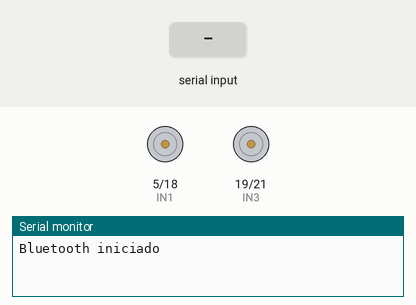
Simulated run of this sketch. Board: ESP32. On the bench: motor-driver pin pairs drawn as motors (green arrow = first pin HIGH = forward, orange = second pin HIGH = backward, longer = more drive), the last lines printed to the serial monitor. The inputs (shaded band) are chosen by the test bench. Nothing arrives over Bluetooth unless stated.

Above: at 1.2 s.
1.3 s: "F" received over the second serial link
At 1.7 s:
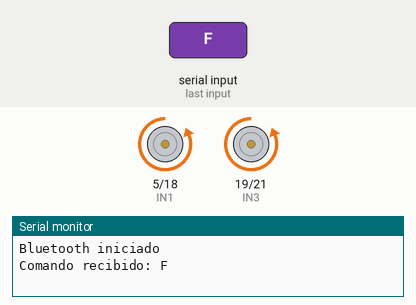
2.8 s: "B" received over the second serial link
At 4.0 s:
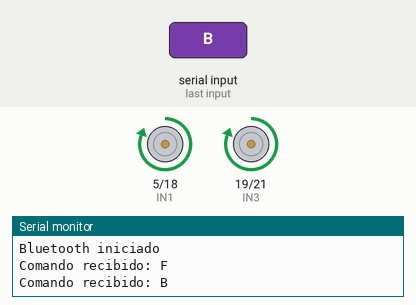
4.3 s: "L" received over the second serial link
At 5.2 s:
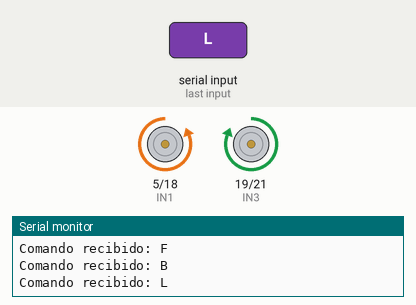
5.8 s: "R" received over the second serial link
At 6.3 s:
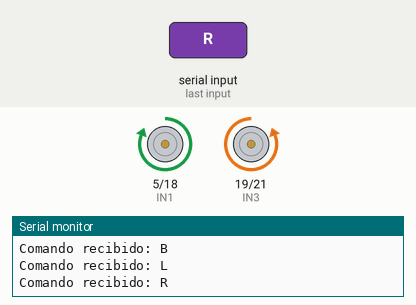
Timing chart, 0 to 8.3 s (numbered marks = the images above; inputs shaded):
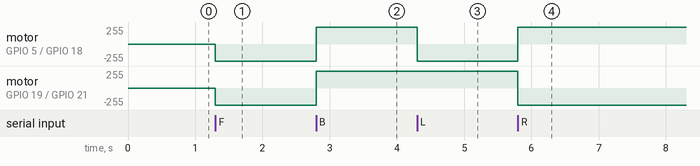

Measured:
- after the input at 1.3 s, motor on GPIO 5 (IN1) / GPIO 18 (IN2), motor on GPIO 19 (IN3) / GPIO 21 (IN4): stopped → backward 255/255 at once
- after the input at 2.8 s, motor on GPIO 5 (IN1) / GPIO 18 (IN2), motor on GPIO 19 (IN3) / GPIO 21 (IN4): backward 255/255 → forward 255/255 at once
- after the input at 4.3 s, motor on GPIO 5 (IN1) / GPIO 18 (IN2): forward 255/255 → backward 255/255 at once
- after the input at 5.8 s, motor on GPIO 5 (IN1) / GPIO 18 (IN2): backward 255/255 → forward 255/255 at once; motor on GPIO 19 (IN3) / GPIO 21 (IN4): forward 255/255 → backward 255/255 at once

The sketch:

RCCONTROL.ino
```cpp
// CODIGO BASE ESP32
#include "BluetoothSerial.h"

//LIBRERIA BLUETOOTH
BluetoothSerial SerialBT;

// ==========================
// PINES PUENTE H
// ==========================

#define IN1 5
#define IN2 18
#define IN3 19
#define IN4 21

// ==========================
// VARIABLE COMANDO
// ==========================

char comando;

// ==========================
// SETUP
// ==========================

void setup() {

  Serial.begin(115200);

  // Configurar pines
  pinMode(IN1, OUTPUT);
  pinMode(IN2, OUTPUT);
  pinMode(IN3, OUTPUT);
  pinMode(IN4, OUTPUT);

  detener();

  // Iniciar Bluetooth
  SerialBT.begin("CarroESP32");

  Serial.println("Bluetooth iniciado");
}

// ==========================
// LOOP
// ==========================

void loop() {

  if (SerialBT.available()) {

    comando = SerialBT.read();

    Serial.print("Comando recibido: ");
    Serial.println(comando);

    switch(comando) {

      case 'F':
        adelante();
        break;

      case 'B':
        atras();
        break;

      case 'L':
        izquierda();
        break;

      case 'R':
        derecha();
        break;

      case 'S':
        detener();
        break;
    }
  }
}

// ==========================
// FUNCIONES MOVIMIENTO
// ==========================

void adelante() {
  //adelante real
  digitalWrite(IN1, LOW);
  digitalWrite(IN2, HIGH);

  digitalWrite(IN3, LOW);
  digitalWrite(IN4, HIGH);
}

void atras() {
  //Atras real
  digitalWrite(IN1, HIGH);
  digitalWrite(IN2, LOW);

  digitalWrite(IN3, HIGH);
  digitalWrite(IN4, LOW);
}

void izquierda() {
  // Izquierda real
  digitalWrite(IN1, LOW);
  digitalWrite(IN2, HIGH);

  digitalWrite(IN3, HIGH);
  digitalWrite(IN4, LOW);
}

void derecha() {
  // derecha real
  digitalWrite(IN1, HIGH);
  digitalWrite(IN2, LOW);

  digitalWrite(IN3, LOW);
  digitalWrite(IN4, HIGH);
}

void detener() {

  digitalWrite(IN1, LOW);
  digitalWrite(IN2, LOW);

  digitalWrite(IN3, LOW);
  digitalWrite(IN4, LOW);
}
```
